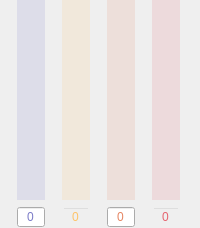
      <widget class="QWidget" name="cspr_page">
       <layout class="QGridLayout" name="gridLayout_5">
        <property name="leftMargin">
         <number>0</number>
        </property>
        <property name="topMargin">
         <number>0</number>
        </property>
        <property name="rightMargin">
         <number>0</number>
        </property>
        <property name="bottomMargin">
         <number>0</number>
        </property>
        <property name="spacing">
         <number>0</number>
        </property>
        <item row="0" column="0">
         <widget class="QFrame" name="cspr_container">
          <layout class="QGridLayout" name="gridLayout_3">
           <property name="leftMargin">
            <number>0</number>
           </property>
           <property name="topMargin">
            <number>0</number>
           </property>
           <property name="rightMargin">
            <number>0</number>
           </property>
           <property name="bottomMargin">
            <number>0</number>
           </property>
           <property name="horizontalSpacing">
            <number>0</number>
           </property>
           <property name="verticalSpacing">
            <number>6</number>
           </property>
           <item row="1" column="3">
            <widget class="QSpinBox" name="rage_spinbox">
             <property name="toolTip">
              <string>&lt;html&gt;&lt;head/&gt;&lt;body&gt;&lt;p&gt;Rage&lt;/p&gt;&lt;/body&gt;&lt;/html&gt;</string>
             </property>
             <property name="styleSheet">
              <string notr="true">
/* ///////////////////////////////////////////////////////////////
QToolTip
/////////////////////////////////////////////////////////////// */
QToolTip {
    background: rgba(23,23,23, 150);
    border: 1px solid rgb(220,99,108);
    border-radius: 5px; 
    padding:4px; 
    text-align: left;
    color: rgb(220,99,108);
}
/* ////////////////////////////////////////////////////////////////////////
rage spinbox
 //////////////////////////////////////////////////////////////////////// */
#rage_spinbox {background:transparent;color:rgb(229,100,111);}
#rage_spinbox:hover {color: rgb(255,160,171);}
#rage_spinbox:focus {color: rgb(255,130,141);}</string>
             </property>
             <property name="alignment">
              <set>Qt::AlignCenter</set>
             </property>
             <property name="buttonSymbols">
              <enum>QAbstractSpinBox::NoButtons</enum>
             </property>
             <property name="maximum">
              <number>10</number>
             </property>
            </widget>
           </item>
           <item row="0" column="3">
            <widget class="QSlider" name="rage_slider">
             <property name="minimumSize">
              <size>
               <width>28</width>
               <height>200</height>
              </size>
             </property>
             <property name="toolTip">
              <string>&lt;html&gt;&lt;head/&gt;&lt;body&gt;&lt;p&gt;Rage&lt;/p&gt;&lt;/body&gt;&lt;/html&gt;</string>
             </property>
             <property name="styleSheet">
              <string notr="true">
/* ///////////////////////////////////////////////////////////////
QToolTip
/////////////////////////////////////////////////////////////// */
QToolTip {
    background: rgba(23,23,23, 150);
    border: 1px solid rgb(220,99,108);
    border-radius: 5px; 
    padding:4px; 
    text-align: left;
    color: rgb(220,99,108);
}
/* ////////////////////////////////////////////////////////////////////////
rage slider
//////////////////////////////////////////////////////////////////////// */
#rage_slider::handle:vertical {background:rgb(229,100,111);}
#rage_slider::handle:vertical:hover {background:rgb(255,130,141);}
#rage_slider::handle:vertical:pressed {background:rgb(209,80,91);}
#rage_slider::add-page:vertical {background:rgb(229,100,111);}
#rage_slider::groove:vertical:hover {background:rgba(229,100,111,0.35);}
#rage_slider::groove:vertical {background:rgba(229,100,111,0.15);}</string>
             </property>
             <property name="maximum">
              <number>10</number>
             </property>
             <property name="orientation">
              <enum>Qt::Vertical</enum>
             </property>
            </widget>
           </item>
           <item row="1" column="2">
            <widget class="QSpinBox" name="pain_spinbox">
             <property name="toolTip">
              <string>&lt;html&gt;&lt;head/&gt;&lt;body&gt;&lt;p&gt;Pain&lt;/p&gt;&lt;/body&gt;&lt;/html&gt;</string>
             </property>
             <property name="styleSheet">
              <string notr="true">
/* ///////////////////////////////////////////////////////////////
QToolTip
/////////////////////////////////////////////////////////////// */
QToolTip {
    background: rgba(23,23,23, 150);
    border: 1px solid rgb(223,134,93);
    border-radius: 5px; 
    padding:4px; 
    text-align: left;
    color: rgb(223,134,93);
}

#pain_spinbox {color:rgb(229,133,98);}
#pain_spinbox:hover {color: rgb(255,193,158);}
#pain_spinbox:focus {color: rgb(255,163,128);}
</string>
             </property>
             <property name="alignment">
              <set>Qt::AlignCenter</set>
             </property>
             <property name="buttonSymbols">
              <enum>QAbstractSpinBox::NoButtons</enum>
             </property>
             <property name="maximum">
              <number>10</number>
             </property>
            </widget>
           </item>
           <item row="0" column="2">
            <widget class="QSlider" name="pain_slider">
             <property name="minimumSize">
              <size>
               <width>28</width>
               <height>200</height>
              </size>
             </property>
             <property name="toolTip">
              <string>&lt;html&gt;&lt;head/&gt;&lt;body&gt;&lt;p&gt;Pain&lt;/p&gt;&lt;/body&gt;&lt;/html&gt;</string>
             </property>
             <property name="styleSheet">
              <string notr="true">
/* ///////////////////////////////////////////////////////////////
QToolTip
/////////////////////////////////////////////////////////////// */
QToolTip {
    background: rgba(23,23,23, 150);
    border: 1px solid rgb(223,134,93);
    border-radius: 5px; 
    padding:4px; 
    text-align: left;
    color: rgb(223,134,93);
}
/* Pain Slider */
#pain_slider::handle:vertical {background:rgb(229,133,98);}
#pain_slider::handle:vertical:hover {background:rgb(255,163,128);}
#pain_slider::handle:vertical:pressed {background:rgb(209,113,78);}
#pain_slider::add-page:vertical {background:rgb(229,133,98);}
#pain_slider::groove:vertical:hover {background:rgba(229,133,98,0.35);}
#pain_slider::groove:vertical {background:rgba(229,133,98,0.15);}</string>
             </property>
             <property name="maximum">
              <number>10</number>
             </property>
             <property name="orientation">
              <enum>Qt::Vertical</enum>
             </property>
            </widget>
           </item>
           <item row="0" column="0">
            <widget class="QSlider" name="calm_slider">
             <property name="minimumSize">
              <size>
               <width>28</width>
               <height>200</height>
              </size>
             </property>
             <property name="toolTip">
              <string>&lt;html&gt;&lt;head/&gt;&lt;body&gt;&lt;p&gt;Calm&lt;/p&gt;&lt;/body&gt;&lt;/html&gt;</string>
             </property>
             <property name="styleSheet">
              <string notr="true">
/* ///////////////////////////////////////////////////////////////
QToolTip
/////////////////////////////////////////////////////////////// */
QToolTip {
    background: rgba(23,23,23, 150);
    border: 1px solid rgb(125,123,202);
    border-radius: 5px; 
    padding:4px; 
    text-align: left;
    color: rgb(125,123,202);
}
/* ////////////////////////////////////////////////////////////////////////
calm slider
//////////////////////////////////////////////////////////////////////// */
#calm_slider::handle:vertical {background:rgb(123,123,199);}
#calm_slider::handle:vertical:hover {background:rgb(153,153,229);}
#calm_slider::handle:vertical:pressed {background:rgb(103,103,179);}
#calm_slider::add-page:vertical {background:rgb(123,123,199);}
#calm_slider::groove:vertical:hover {background:rgba(123,123,199,0.35);}
#calm_slider::groove:vertical {background:rgba(123,123,199,0.15);}</string>
             </property>
             <property name="maximum">
              <number>10</number>
             </property>
             <property name="orientation">
              <enum>Qt::Vertical</enum>
             </property>
            </widget>
           </item>
           <item row="1" column="0">
            <widget class="QSpinBox" name="calm_spinbox">
             <property name="toolTip">
              <string>&lt;html&gt;&lt;head/&gt;&lt;body&gt;&lt;p&gt;Calm&lt;/p&gt;&lt;/body&gt;&lt;/html&gt;</string>
             </property>
             <property name="styleSheet">
              <string notr="true">
/* ///////////////////////////////////////////////////////////////
QToolTip
/////////////////////////////////////////////////////////////// */
QToolTip {
    background: rgba(23,23,23, 150);
    border: 1px solid rgb(125,123,202);
    border-radius: 5px; 
    padding:4px; 
    text-align: left;
    color: rgb(125,123,202);
}
#calm_spinbox{color:rgb(123,123,199);}
#calm_spinbox:hover {color: rgb(183,183,255);}
#calm_spinbox:focus {color: rgb(153,153,229);}
</string>
             </property>
             <property name="alignment">
              <set>Qt::AlignCenter</set>
             </property>
             <property name="buttonSymbols">
              <enum>QAbstractSpinBox::NoButtons</enum>
             </property>
             <property name="maximum">
              <number>10</number>
             </property>
            </widget>
           </item>
           <item row="1" column="1">
            <widget class="QSpinBox" name="stress_spinbox">
             <property name="toolTip">
              <string>&lt;html&gt;&lt;head/&gt;&lt;body&gt;&lt;p&gt;Stress&lt;/p&gt;&lt;/body&gt;&lt;/html&gt;</string>
             </property>
             <property name="styleSheet">
              <string notr="true">
/* ///////////////////////////////////////////////////////////////
QToolTip
/////////////////////////////////////////////////////////////// */
QToolTip {
    background: rgba(23,23,23, 150);
    border: 1px solid rgb(249,195,94);
    border-radius: 5px; 
    padding:4px; 
    text-align: left;
    color: rgb(249,195,94);
}
/* ////////////////////////////////////////////////////////////////////////
Stress
//////////////////////////////////////////////////////////////////////// */
#stress_spinbox {background:transparent;color:rgb(254,195,105);}
#stress_spinbox:hover {color: rgb(255,255,165);}
#stress_spinbox:focus {color: rgb(255,225,135); }</string>
             </property>
             <property name="alignment">
              <set>Qt::AlignCenter</set>
             </property>
             <property name="buttonSymbols">
              <enum>QAbstractSpinBox::NoButtons</enum>
             </property>
             <property name="accelerated">
              <bool>true</bool>
             </property>
             <property name="maximum">
              <number>10</number>
             </property>
            </widget>
           </item>
           <item row="0" column="1">
            <widget class="QSlider" name="stress_slider">
             <property name="minimumSize">
              <size>
               <width>28</width>
               <height>200</height>
              </size>
             </property>
             <property name="toolTip">
              <string>&lt;html&gt;&lt;head/&gt;&lt;body&gt;&lt;p&gt;Stress&lt;/p&gt;&lt;/body&gt;&lt;/html&gt;</string>
             </property>
             <property name="whatsThis">
              <string>&lt;html&gt;&lt;head/&gt;&lt;body&gt;&lt;p&gt;&lt;br/&gt;&lt;/p&gt;&lt;/body&gt;&lt;/html&gt;</string>
             </property>
             <property name="styleSheet">
              <string notr="true">
/* ///////////////////////////////////////////////////////////////
QToolTip
/////////////////////////////////////////////////////////////// */
QToolTip {
    background: rgba(23,23,23, 150);
    border: 1px solid rgb(249,195,94);
    border-radius: 5px; 
    padding:4px; 
    text-align: left;
    color: rgb(249,195,94);
}
/* ////////////////////////////////////////////////////////////////////////
stress slider
//////////////////////////////////////////////////////////////////////// */
#stress_slider::handle:vertical {background:rgb(254,195,105);}
#stress_slider::handle:vertical:hover {background:rgb(255,225,135);}
#stress_slider::handle:vertical:pressed {background:rgb(234,175,85);}
#stress_slider::add-page:vertical {background:rgb(254,195,105);}
#stress_slider::groove:vertical:hover {background:rgba(254,195,105,0.35);}
#stress_slider::groove:vertical {background:rgba(254,195,105,0.15);}
</string>
             </property>
             <property name="maximum">
              <number>10</number>
             </property>
             <property name="orientation">
              <enum>Qt::Vertical</enum>
             </property>
            </widget>
           </item>
          </layout>
         </widget>
        </item>
       </layout>
      </widget>
